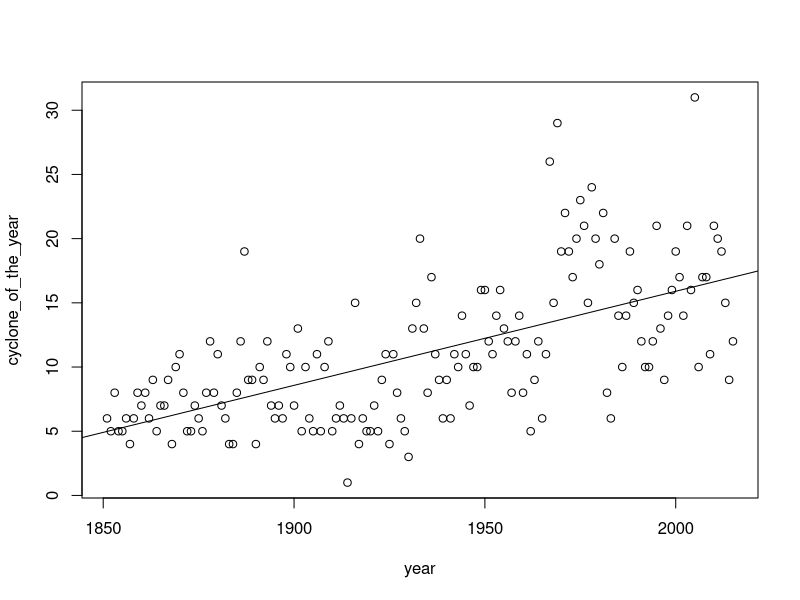

This figure's R source:
data <- read.csv("Atlantic.csv")
years <- data$year

data.agg <- aggregate(cyclone_of_the_year ~ year, data, max)
plot(data.agg)


reg <- lm(data.agg$cyclone_of_the_year ~ data.agg$year)
abline(reg)
summary(reg)
